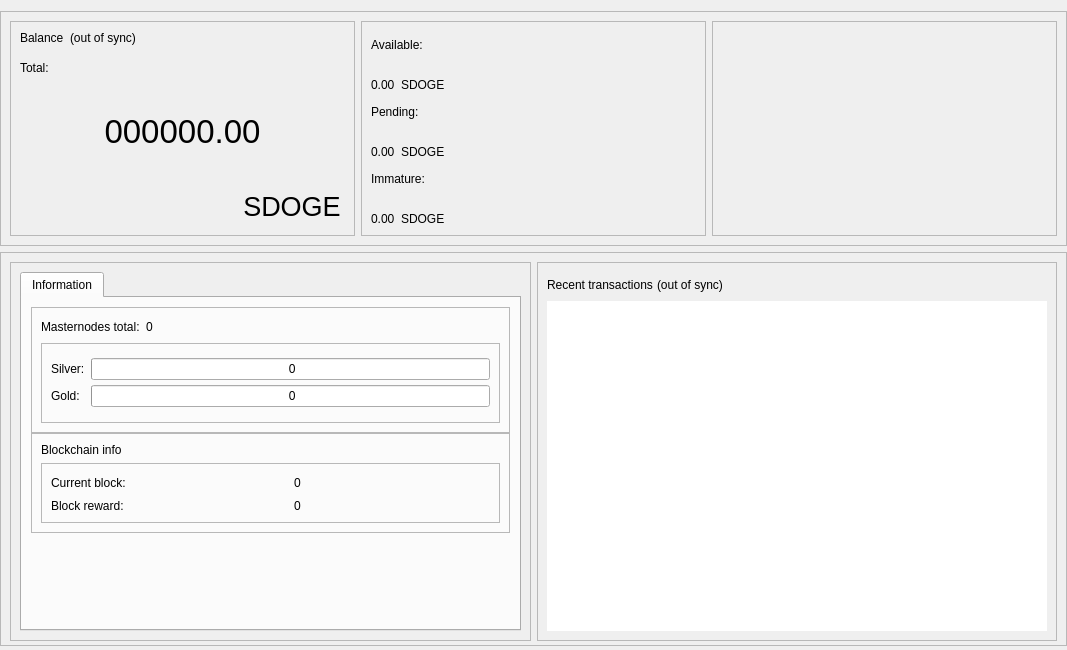
<?xml version="1.0" encoding="UTF-8"?>
<ui version="4.0">
 <class>OverviewPage</class>
 <widget class="QWidget" name="OverviewPage">
  <property name="geometry">
   <rect>
    <x>0</x>
    <y>0</y>
    <width>1067</width>
    <height>650</height>
   </rect>
  </property>
  <property name="minimumSize">
   <size>
    <width>960</width>
    <height>0</height>
   </size>
  </property>
  <property name="windowTitle">
   <string>Form</string>
  </property>
  <layout class="QVBoxLayout" name="topLayout">
   <property name="leftMargin">
    <number>0</number>
   </property>
   <property name="rightMargin">
    <number>0</number>
   </property>
   <property name="bottomMargin">
    <number>4</number>
   </property>
   <item>
    <layout class="QVBoxLayout" name="verticalLayout_main">
     <property name="sizeConstraint">
      <enum>QLayout::SetDefaultConstraint</enum>
     </property>
     <property name="leftMargin">
      <number>0</number>
     </property>
     <property name="rightMargin">
      <number>0</number>
     </property>
     <item>
      <widget class="QFrame" name="frame_blue">
       <property name="enabled">
        <bool>true</bool>
       </property>
       <property name="sizePolicy">
        <sizepolicy hsizetype="Preferred" vsizetype="Preferred">
         <horstretch>0</horstretch>
         <verstretch>0</verstretch>
        </sizepolicy>
       </property>
       <property name="minimumSize">
        <size>
         <width>1065</width>
         <height>220</height>
        </size>
       </property>
       <property name="maximumSize">
        <size>
         <width>16777215</width>
         <height>16777215</height>
        </size>
       </property>
       <property name="sizeIncrement">
        <size>
         <width>0</width>
         <height>0</height>
        </size>
       </property>
       <property name="baseSize">
        <size>
         <width>0</width>
         <height>500</height>
        </size>
       </property>
       <property name="frameShape">
        <enum>QFrame::StyledPanel</enum>
       </property>
       <property name="frameShadow">
        <enum>QFrame::Raised</enum>
       </property>
       <layout class="QHBoxLayout" name="horizontalLayout">
        <item>
         <widget class="QFrame" name="frame_blue_1">
          <property name="minimumSize">
           <size>
            <width>345</width>
            <height>200</height>
           </size>
          </property>
          <property name="maximumSize">
           <size>
            <width>16777215</width>
            <height>16777215</height>
           </size>
          </property>
          <property name="frameShape">
           <enum>QFrame::StyledPanel</enum>
          </property>
          <property name="frameShadow">
           <enum>QFrame::Raised</enum>
          </property>
          <layout class="QHBoxLayout" name="horizontalLayout_2">
           <item>
            <layout class="QVBoxLayout" name="verticalLayout">
             <item>
              <layout class="QHBoxLayout" name="horizontalLayout_3">
               <property name="spacing">
                <number>6</number>
               </property>
               <property name="sizeConstraint">
                <enum>QLayout::SetFixedSize</enum>
               </property>
               <item>
                <widget class="QLabel" name="label_5">
                 <property name="minimumSize">
                  <size>
                   <width>0</width>
                   <height>24</height>
                  </size>
                 </property>
                 <property name="maximumSize">
                  <size>
                   <width>16777215</width>
                   <height>24</height>
                  </size>
                 </property>
                 <property name="text">
                  <string>Balance</string>
                 </property>
                 <property name="alignment">
                  <set>Qt::AlignLeading|Qt::AlignLeft|Qt::AlignTop</set>
                 </property>
                </widget>
               </item>
               <item>
                <widget class="QLabel" name="labelWalletStatus">
                 <property name="minimumSize">
                  <size>
                   <width>0</width>
                   <height>24</height>
                  </size>
                 </property>
                 <property name="maximumSize">
                  <size>
                   <width>16777215</width>
                   <height>24</height>
                  </size>
                 </property>
                 <property name="text">
                  <string>(out of sync)</string>
                 </property>
                 <property name="alignment">
                  <set>Qt::AlignLeading|Qt::AlignLeft|Qt::AlignTop</set>
                 </property>
                </widget>
               </item>
               <item>
                <spacer name="horizontalSpacer">
                 <property name="orientation">
                  <enum>Qt::Horizontal</enum>
                 </property>
                 <property name="sizeHint" stdset="0">
                  <size>
                   <width>40</width>
                   <height>20</height>
                  </size>
                 </property>
                </spacer>
               </item>
              </layout>
             </item>
             <item>
              <widget class="QLabel" name="labelTotalText">
               <property name="maximumSize">
                <size>
                 <width>16777215</width>
                 <height>15</height>
                </size>
               </property>
               <property name="text">
                <string>Total:</string>
               </property>
              </widget>
             </item>
             <item>
              <widget class="QLabel" name="labelTotal">
               <property name="sizePolicy">
                <sizepolicy hsizetype="Preferred" vsizetype="Preferred">
                 <horstretch>0</horstretch>
                 <verstretch>0</verstretch>
                </sizepolicy>
               </property>
               <property name="minimumSize">
                <size>
                 <width>0</width>
                 <height>100</height>
                </size>
               </property>
               <property name="maximumSize">
                <size>
                 <width>16777215</width>
                 <height>100</height>
                </size>
               </property>
               <property name="font">
                <font>
                 <pointsize>25</pointsize>
                 <weight>50</weight>
                 <bold>false</bold>
                </font>
               </property>
               <property name="mouseTracking">
                <bool>false</bool>
               </property>
               <property name="text">
                <string>000000.00</string>
               </property>
               <property name="alignment">
                <set>Qt::AlignCenter</set>
               </property>
              </widget>
             </item>
             <item>
              <layout class="QHBoxLayout" name="horizontalLayout_11">
               <item>
                <spacer name="horizontalSpacer_8">
                 <property name="orientation">
                  <enum>Qt::Horizontal</enum>
                 </property>
                 <property name="sizeHint" stdset="0">
                  <size>
                   <width>40</width>
                   <height>20</height>
                  </size>
                 </property>
                </spacer>
               </item>
               <item>
                <widget class="QPushButton" name="blabel_SUPERDOGE">
                 <property name="font">
                  <font>
                   <pointsize>20</pointsize>
                   <italic>false</italic>
                   <kerning>true</kerning>
                  </font>
                 </property>
                 <property name="cursor">
                  <cursorShape>PointingHandCursor</cursorShape>
                 </property>
                 <property name="text">
                  <string>SDOGE</string>
                 </property>
                 <property name="flat">
                  <bool>true</bool>
                 </property>
                </widget>
               </item>
              </layout>
             </item>
            </layout>
           </item>
          </layout>
         </widget>
        </item>
        <item>
         <widget class="QFrame" name="frame_blue_2">
          <property name="minimumSize">
           <size>
            <width>345</width>
            <height>200</height>
           </size>
          </property>
          <property name="maximumSize">
           <size>
            <width>16777215</width>
            <height>16777215</height>
           </size>
          </property>
          <property name="frameShape">
           <enum>QFrame::StyledPanel</enum>
          </property>
          <property name="frameShadow">
           <enum>QFrame::Raised</enum>
          </property>
          <layout class="QVBoxLayout" name="verticalLayout_3">
           <item>
            <layout class="QVBoxLayout" name="verticalLayout_2">
             <item>
              <widget class="QLabel" name="labelBalanceText">
               <property name="text">
                <string>Available:</string>
               </property>
              </widget>
             </item>
             <item>
              <layout class="QHBoxLayout" name="horizontalLayout_4">
               <item>
                <widget class="QLabel" name="labelBalance">
                 <property name="text">
                  <string>0.00</string>
                 </property>
                 <property name="alignment">
                  <set>Qt::AlignBottom|Qt::AlignLeading|Qt::AlignLeft</set>
                 </property>
                </widget>
               </item>
               <item>
                <widget class="QLabel" name="label_SUPERDOGE2">
                 <property name="text">
                  <string>SDOGE</string>
                 </property>
                 <property name="alignment">
                  <set>Qt::AlignBottom|Qt::AlignLeading|Qt::AlignLeft</set>
                 </property>
                </widget>
               </item>
               <item>
                <spacer name="horizontalSpacer_3">
                 <property name="orientation">
                  <enum>Qt::Horizontal</enum>
                 </property>
                 <property name="sizeHint" stdset="0">
                  <size>
                   <width>40</width>
                   <height>20</height>
                  </size>
                 </property>
                </spacer>
               </item>
              </layout>
             </item>
             <item>
              <widget class="QLabel" name="labelPendingText">
               <property name="text">
                <string>Pending:</string>
               </property>
              </widget>
             </item>
             <item>
              <layout class="QHBoxLayout" name="horizontalLayout_5">
               <item>
                <widget class="QLabel" name="labelUnconfirmed">
                 <property name="text">
                  <string>0.00</string>
                 </property>
                 <property name="alignment">
                  <set>Qt::AlignBottom|Qt::AlignLeading|Qt::AlignLeft</set>
                 </property>
                </widget>
               </item>
               <item>
                <widget class="QLabel" name="label_SUPERDOGE3">
                 <property name="text">
                  <string>SDOGE</string>
                 </property>
                 <property name="alignment">
                  <set>Qt::AlignBottom|Qt::AlignLeading|Qt::AlignLeft</set>
                 </property>
                </widget>
               </item>
               <item>
                <spacer name="horizontalSpacer_4">
                 <property name="orientation">
                  <enum>Qt::Horizontal</enum>
                 </property>
                 <property name="sizeHint" stdset="0">
                  <size>
                   <width>40</width>
                   <height>20</height>
                  </size>
                 </property>
                </spacer>
               </item>
              </layout>
             </item>
             <item>
              <widget class="QLabel" name="labelImmatureText">
               <property name="text">
                <string>Immature:</string>
               </property>
              </widget>
             </item>
             <item>
              <layout class="QHBoxLayout" name="horizontalLayout_6">
               <item>
                <widget class="QLabel" name="labelImmature">
                 <property name="text">
                  <string>0.00</string>
                 </property>
                 <property name="alignment">
                  <set>Qt::AlignBottom|Qt::AlignLeading|Qt::AlignLeft</set>
                 </property>
                </widget>
               </item>
               <item>
                <widget class="QLabel" name="label_SUPERDOGE4">
                 <property name="text">
                  <string>SDOGE</string>
                 </property>
                 <property name="alignment">
                  <set>Qt::AlignBottom|Qt::AlignLeading|Qt::AlignLeft</set>
                 </property>
                </widget>
               </item>
               <item>
                <spacer name="horizontalSpacer_5">
                 <property name="orientation">
                  <enum>Qt::Horizontal</enum>
                 </property>
                 <property name="sizeHint" stdset="0">
                  <size>
                   <width>40</width>
                   <height>20</height>
                  </size>
                 </property>
                </spacer>
               </item>
              </layout>
             </item>
            </layout>
           </item>
          </layout>
         </widget>
        </item>
        <item>
         <spacer name="horizontalSpacer_9">
          <property name="orientation">
           <enum>Qt::Horizontal</enum>
          </property>
          <property name="sizeHint" stdset="0">
           <size>
            <width>40</width>
            <height>20</height>
           </size>
          </property>
         </spacer>
        </item>
        <item>
         <widget class="QFrame" name="frame_blue_3">
          <property name="minimumSize">
           <size>
            <width>345</width>
            <height>200</height>
           </size>
          </property>
          <property name="maximumSize">
           <size>
            <width>16777215</width>
            <height>16777215</height>
           </size>
          </property>
          <property name="frameShape">
           <enum>QFrame::StyledPanel</enum>
          </property>
          <property name="frameShadow">
           <enum>QFrame::Raised</enum>
          </property>
          <layout class="QVBoxLayout" name="verticalLayout_5">
           <item>
            <layout class="QVBoxLayout" name="verticalLayout_4"/>
           </item>
          </layout>
         </widget>
        </item>
       </layout>
      </widget>
     </item>
     <item>
      <widget class="QFrame" name="frame_bottom">
       <property name="minimumSize">
        <size>
         <width>0</width>
         <height>100</height>
        </size>
       </property>
       <property name="maximumSize">
        <size>
         <width>16777215</width>
         <height>16777215</height>
        </size>
       </property>
       <property name="frameShape">
        <enum>QFrame::StyledPanel</enum>
       </property>
       <property name="frameShadow">
        <enum>QFrame::Raised</enum>
       </property>
       <layout class="QHBoxLayout" name="horizontalLayout_7">
        <property name="bottomMargin">
         <number>4</number>
        </property>
        <item>
         <widget class="QFrame" name="frame_bottom_1">
          <property name="minimumSize">
           <size>
            <width>355</width>
            <height>100</height>
           </size>
          </property>
          <property name="maximumSize">
           <size>
            <width>16777215</width>
            <height>16777215</height>
           </size>
          </property>
          <property name="frameShape">
           <enum>QFrame::StyledPanel</enum>
          </property>
          <property name="frameShadow">
           <enum>QFrame::Raised</enum>
          </property>
          <layout class="QVBoxLayout" name="verticalLayout_9">
           <property name="bottomMargin">
            <number>9</number>
           </property>
           <item>
            <layout class="QVBoxLayout" name="verticalLayout_7">
             <item>
              <widget class="QTabWidget" name="AdditionalFeatures">
               <property name="currentIndex">
                <number>0</number>
               </property>
               <widget class="QWidget" name="TabInformation">
                <attribute name="title">
                 <string>Information</string>
                </attribute>
                <layout class="QVBoxLayout" name="verticalLayout_13">
                 <item>
                  <layout class="QVBoxLayout" name="verticalLayout_11">
                   <property name="spacing">
                    <number>0</number>
                   </property>
                   <item>
                    <layout class="QVBoxLayout" name="verticalLayout_16"/>
                   </item>
                   <item>
                    <widget class="QFrame" name="frameMnInfo">
                     <property name="minimumSize">
                      <size>
                       <width>0</width>
                       <height>100</height>
                      </size>
                     </property>
                     <property name="frameShape">
                      <enum>QFrame::StyledPanel</enum>
                     </property>
                     <property name="frameShadow">
                      <enum>QFrame::Raised</enum>
                     </property>
                     <layout class="QVBoxLayout" name="verticalLayout_17">
                      <item>
                       <layout class="QHBoxLayout" name="horizontalLayout_9">
                        <item>
                         <widget class="QLabel" name="labelMnTotal">
                          <property name="minimumSize">
                           <size>
                            <width>0</width>
                            <height>0</height>
                           </size>
                          </property>
                          <property name="maximumSize">
                           <size>
                            <width>16777215</width>
                            <height>16777215</height>
                           </size>
                          </property>
                          <property name="text">
                           <string>Masternodes total:</string>
                          </property>
                         </widget>
                        </item>
                        <item>
                         <widget class="QLabel" name="labelMnTotal_Value">
                          <property name="text">
                           <string>0</string>
                          </property>
                         </widget>
                        </item>
                        <item>
                         <spacer name="horizontalSpacer_7">
                          <property name="orientation">
                           <enum>Qt::Horizontal</enum>
                          </property>
                          <property name="sizeHint" stdset="0">
                           <size>
                            <width>40</width>
                            <height>20</height>
                           </size>
                          </property>
                         </spacer>
                        </item>
                       </layout>
                      </item>
                      <item>
                       <widget class="QFrame" name="frameMnInfoLevels">
                        <property name="minimumSize">
                         <size>
                          <width>0</width>
                          <height>80</height>
                         </size>
                        </property>
                        <property name="frameShape">
                         <enum>QFrame::StyledPanel</enum>
                        </property>
                        <property name="frameShadow">
                         <enum>QFrame::Raised</enum>
                        </property>
                        <layout class="QGridLayout" name="gridLayout_2">
                         <property name="horizontalSpacing">
                          <number>6</number>
                         </property>
                         <property name="verticalSpacing">
                          <number>0</number>
                         </property>
                         <item row="0" column="1">
                          <widget class="QProgressBar" name="graphMN1">
                           <property name="minimumSize">
                            <size>
                             <width>0</width>
                             <height>20</height>
                            </size>
                           </property>
                           <property name="maximumSize">
                            <size>
                             <width>16777215</width>
                             <height>16777215</height>
                            </size>
                           </property>
                           <property name="value">
                            <number>0</number>
                           </property>
                           <property name="format">
                            <string> %v</string>
                           </property>
                          </widget>
                         </item>
                         <item row="1" column="1">
                          <widget class="QProgressBar" name="graphMN2">
                           <property name="minimumSize">
                            <size>
                             <width>0</width>
                             <height>20</height>
                            </size>
                           </property>
                           <property name="maximumSize">
                            <size>
                             <width>16777215</width>
                             <height>16777215</height>
                            </size>
                           </property>
                           <property name="value">
                            <number>0</number>
                           </property>
                           <property name="format">
                            <string> %v</string>
                           </property>
                          </widget>
                         </item>
                         <item row="1" column="0">
                          <widget class="QLabel" name="label_2">
                           <property name="minimumSize">
                            <size>
                             <width>0</width>
                             <height>0</height>
                            </size>
                           </property>
                           <property name="maximumSize">
                            <size>
                             <width>16777215</width>
                             <height>16777215</height>
                            </size>
                           </property>
                           <property name="text">
                            <string>Gold:</string>
                           </property>
                          </widget>
                         </item>
                         <item row="0" column="0">
                          <widget class="QLabel" name="label">
                           <property name="minimumSize">
                            <size>
                             <width>0</width>
                             <height>0</height>
                            </size>
                           </property>
                           <property name="maximumSize">
                            <size>
                             <width>16777215</width>
                             <height>16777215</height>
                            </size>
                           </property>
                           <property name="text">
                            <string>Silver:</string>
                           </property>
                          </widget>
                         </item>
                        </layout>
                       </widget>
                      </item>
                     </layout>
                    </widget>
                   </item>
                   <item>
                    <widget class="QFrame" name="frameBlockchainInfo">
                     <property name="minimumSize">
                      <size>
                       <width>0</width>
                       <height>100</height>
                      </size>
                     </property>
                     <property name="frameShape">
                      <enum>QFrame::StyledPanel</enum>
                     </property>
                     <property name="frameShadow">
                      <enum>QFrame::Raised</enum>
                     </property>
                     <layout class="QVBoxLayout" name="verticalLayout_18">
                      <item>
                       <widget class="QLabel" name="label_blockchaininfo">
                        <property name="text">
                         <string>Blockchain info</string>
                        </property>
                       </widget>
                      </item>
                      <item>
                       <widget class="QFrame" name="frameBlockchainInfoData">
                        <property name="minimumSize">
                         <size>
                          <width>0</width>
                          <height>0</height>
                         </size>
                        </property>
                        <property name="frameShape">
                         <enum>QFrame::StyledPanel</enum>
                        </property>
                        <property name="frameShadow">
                         <enum>QFrame::Raised</enum>
                        </property>
                        <layout class="QGridLayout" name="gridLayout_3">
                         <property name="verticalSpacing">
                          <number>6</number>
                         </property>
                         <item row="0" column="2">
                          <widget class="QLabel" name="label_CurrentBlock_value">
                           <property name="text">
                            <string>0</string>
                           </property>
                          </widget>
                         </item>
                         <item row="0" column="0">
                          <widget class="QLabel" name="label_CurrentBlock">
                           <property name="minimumSize">
                            <size>
                             <width>0</width>
                             <height>0</height>
                            </size>
                           </property>
                           <property name="maximumSize">
                            <size>
                             <width>16777215</width>
                             <height>16777215</height>
                            </size>
                           </property>
                           <property name="text">
                            <string>Current block:</string>
                           </property>
                          </widget>
                         </item>
                         <item row="1" column="0">
                          <widget class="QLabel" name="label_CurrentBlockReward">
                           <property name="text">
                            <string>Block reward:</string>
                           </property>
                          </widget>
                         </item>
                         <item row="1" column="2">
                          <widget class="QLabel" name="label_CurrentBlockReward_value">
                           <property name="text">
                            <string>0</string>
                           </property>
                          </widget>
                         </item>
                         <item row="0" column="1">
                          <spacer name="horizontalSpacer_6">
                           <property name="orientation">
                            <enum>Qt::Horizontal</enum>
                           </property>
                           <property name="sizeType">
                            <enum>QSizePolicy::Fixed</enum>
                           </property>
                           <property name="sizeHint" stdset="0">
                            <size>
                             <width>40</width>
                             <height>20</height>
                            </size>
                           </property>
                          </spacer>
                         </item>
                        </layout>
                       </widget>
                      </item>
                     </layout>
                    </widget>
                   </item>
                   <item>
                    <spacer name="verticalSpacer_2">
                     <property name="orientation">
                      <enum>Qt::Vertical</enum>
                     </property>
                     <property name="sizeHint" stdset="0">
                      <size>
                       <width>20</width>
                       <height>10</height>
                      </size>
                     </property>
                    </spacer>
                   </item>
                  </layout>
                 </item>
                </layout>
               </widget>
              </widget>
             </item>
            </layout>
           </item>
          </layout>
         </widget>
        </item>
        <item>
         <widget class="QFrame" name="frame_bottom_2">
          <property name="minimumSize">
           <size>
            <width>0</width>
            <height>100</height>
           </size>
          </property>
          <property name="maximumSize">
           <size>
            <width>16777215</width>
            <height>16777215</height>
           </size>
          </property>
          <property name="frameShape">
           <enum>QFrame::StyledPanel</enum>
          </property>
          <property name="frameShadow">
           <enum>QFrame::Raised</enum>
          </property>
          <layout class="QVBoxLayout" name="verticalLayout_10">
           <item>
            <layout class="QVBoxLayout" name="verticalLayout_8">
             <property name="spacing">
              <number>4</number>
             </property>
             <item>
              <layout class="QHBoxLayout" name="horizontalLayout_8">
               <item>
                <widget class="QLabel" name="label_4">
                 <property name="minimumSize">
                  <size>
                   <width>0</width>
                   <height>25</height>
                  </size>
                 </property>
                 <property name="maximumSize">
                  <size>
                   <width>16777215</width>
                   <height>25</height>
                  </size>
                 </property>
                 <property name="text">
                  <string>Recent transactions</string>
                 </property>
                </widget>
               </item>
               <item>
                <widget class="QLabel" name="labelTransactionsStatus">
                 <property name="text">
                  <string>(out of sync)</string>
                 </property>
                </widget>
               </item>
               <item>
                <spacer name="horizontalSpacer_2">
                 <property name="orientation">
                  <enum>Qt::Horizontal</enum>
                 </property>
                 <property name="sizeHint" stdset="0">
                  <size>
                   <width>40</width>
                   <height>20</height>
                  </size>
                 </property>
                </spacer>
               </item>
              </layout>
             </item>
             <item>
              <widget class="QListView" name="listTransactions">
               <property name="sizePolicy">
                <sizepolicy hsizetype="Expanding" vsizetype="Expanding">
                 <horstretch>0</horstretch>
                 <verstretch>0</verstretch>
                </sizepolicy>
               </property>
               <property name="maximumSize">
                <size>
                 <width>16777215</width>
                 <height>600</height>
                </size>
               </property>
               <property name="styleSheet">
                <string notr="true"/>
               </property>
               <property name="frameShape">
                <enum>QFrame::NoFrame</enum>
               </property>
               <property name="verticalScrollBarPolicy">
                <enum>Qt::ScrollBarAlwaysOff</enum>
               </property>
               <property name="horizontalScrollBarPolicy">
                <enum>Qt::ScrollBarAlwaysOff</enum>
               </property>
               <property name="alternatingRowColors">
                <bool>true</bool>
               </property>
              </widget>
             </item>
            </layout>
           </item>
          </layout>
         </widget>
        </item>
       </layout>
      </widget>
     </item>
    </layout>
   </item>
  </layout>
 </widget>
 <resources/>
 <connections/>
</ui>
